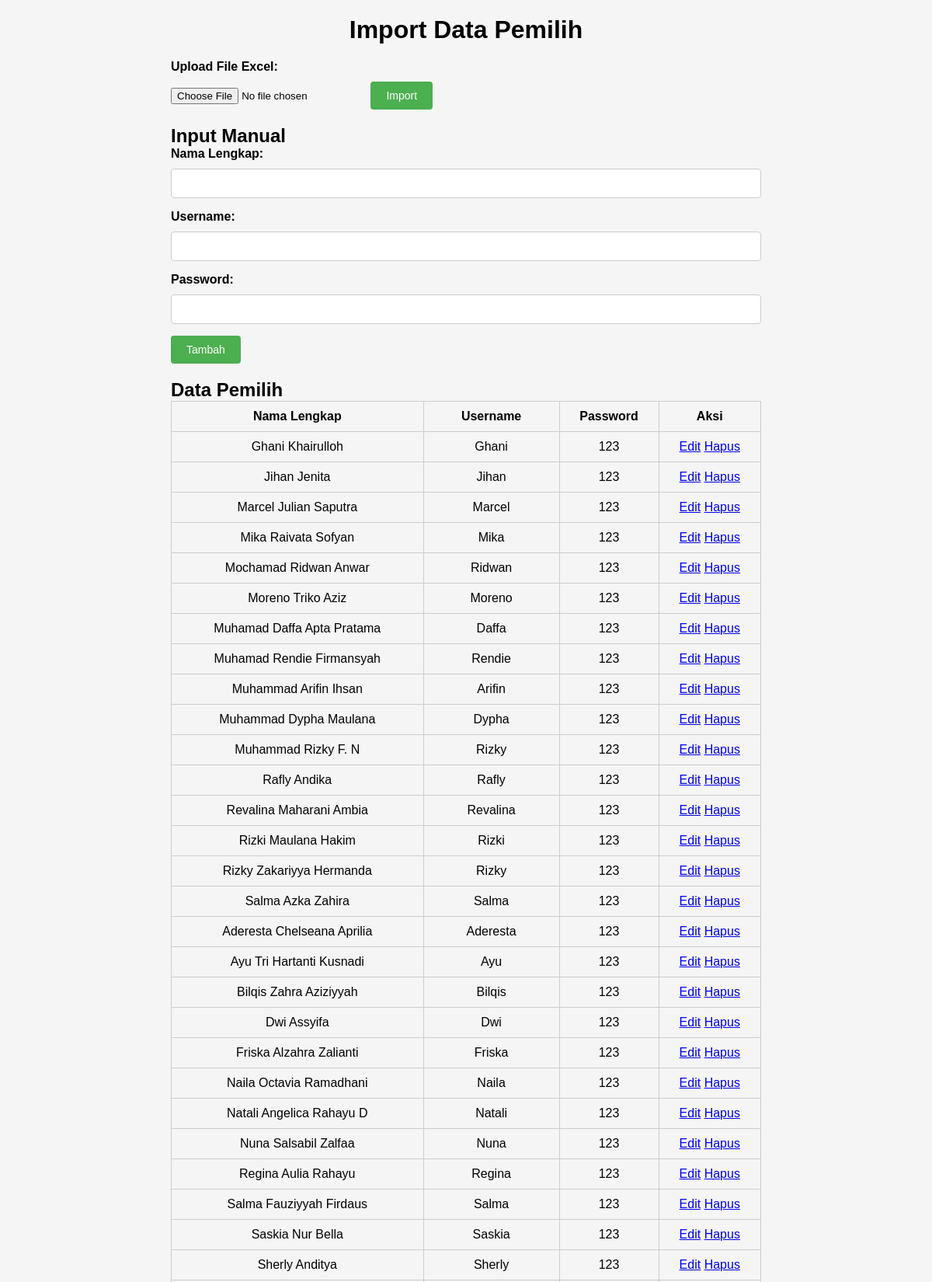
Page /public_html/osis/import_voters.php (upper part) on the committed database.
### tables this page shows
CREATE TABLE `users` (
  `id` int(11) NOT NULL,
  `full_name` varchar(255) NOT NULL,
  `username` varchar(50) NOT NULL,
  `password` varchar(255) NOT NULL,
  `role` enum('admin','user') NOT NULL
);

### public_html/osis/import_voters.php (the view, shortened to what this page needs)
<?php
include 'config.php';
function getDataPemilih()
{
    global $conn;
    $query = mysqli_query($conn, "SELECT * FROM users WHERE role='user'");
    $data = mysqli_fetch_all($query, MYSQLI_ASSOC);
    return $data;
}
function showDataPemilih($data)
{
    echo '<h2>Data Pemilih</h2>';
    echo '<table>';
    echo '<thead>
            <tr>
                <th>Nama Lengkap</th>
                <th>Username</th>
                <th>Password</th>
                <th>Aksi</th>
            </tr>
        </thead>';
    echo '<tbody>';
    foreach ($data as $pemilih) {
        echo '<tr>';
        echo '<td>' . $pemilih['full_name'] . '</td>';
        echo '<td>' . $pemilih['username'] . '</td>';
        echo '<td>' . $pemilih['password'] . '</td>';
        echo '<td>
                <a href="edit_voter.php?id=' . $pemilih['id'] . '">Edit</a>
                <a href="delete_voter.php?id=' . $pemilih['id'] . '">Hapus</a>
            </td>';
        echo '</tr>';
    }
    echo '</tbody>';
    echo '</table>';
}
?>
<!DOCTYPE html>
<html>
<head>
    <link rel="stylesheet" type="text/css" href="style.css">
</head>
<body>
    <div class="container">
        <h1>Import Data Pemilih</h1>
        <form action="import_voter.php" method="POST" enctype="multipart/form-data">
            <label for="file">Upload File Excel:</label>
            <input type="file" name="file" id="file" required>
            <button type="submit">Import</button>
        </form>
        <h2>Input Manual</h2>
        <form action="process_input_manual.php" method="POST">
            <label for="fullname">Nama Lengkap:</label>
            <input type="text" name="fullname" id="fullname" required>
            <label for="username">Username:</label>
            <input type="text" name="username" id="username" required>
            <label for="password">Password:</label>
            <input type="password" name="password" id="password" required>
            <button type="submit">Tambah</button>
        </form>
        <?php
        $dataPemilih = getDataPemilih();
        showDataPemilih($dataPemilih);
        ?>
    </div>
</body>
</html>

### public_html/osis/style.css (style rules this page uses)
* { margin: 0; padding: 0; box-sizing: border-box; }
body { font-family: Arial, sans-serif; background-color: #f5f5f5; }
.container { max-width: 800px; margin: 0 auto; padding: 20px; }
h1 { margin-bottom: 20px; text-align: center; }
form { margin-bottom: 20px; }
label { display: block; margin-bottom: 10px; font-weight: bold; }
input[type="text"], input[type="password"], textarea { width: 100%; padding: 10px; margin-bottom: 15px; border: 1px solid #ccc; border-radius: 4px; font-size: 14px; }
button { padding: 10px 20px; background-color: #4CAF50; color: #fff; border: none; border-radius: 4px; font-size: 14px; cursor: pointer; transition: background-color 0.3s; }
table { width: 100%; border-collapse: collapse; margin-bottom: 20px; }
table th, table td { padding: 10px; border: 1px solid #ccc; text-align: center; }

### rows in the picture
users: full_name "Ghani Khairulloh", username "Ghani", password "123"
users: full_name "Jihan Jenita", username "Jihan", password "123"
users: full_name "Marcel Julian Saputra", username "Marcel", password "123"
users: full_name "Mika Raivata Sofyan", username "Mika", password "123"
users: full_name "Mochamad Ridwan Anwar", username "Ridwan", password "123"
users: full_name "Moreno Triko Aziz", username "Moreno", password "123"
users: full_name "Muhamad Daffa Apta Pratama", username "Daffa", password "123"
users: full_name "Muhamad Rendie Firmansyah", username "Rendie", password "123"
users: full_name "Muhammad Arifin Ihsan", username "Arifin", password "123"
users: full_name "Muhammad Dypha Maulana", username "Dypha", password "123"
users: full_name "Muhammad Rizky F. N", username "Rizky", password "123"
users: full_name "Rafly Andika", username "Rafly", password "123"
users: full_name "Revalina Maharani Ambia", username "Revalina", password "123"
users: full_name "Rizki Maulana Hakim", username "Rizki", password "123"
users: full_name "Rizky Zakariyya Hermanda", username "Rizky", password "123"
users: full_name "Salma Azka Zahira", username "Salma", password "123"
users: full_name "Aderesta Chelseana Aprilia", username "Aderesta", password "123"
users: full_name "Ayu Tri Hartanti Kusnadi", username "Ayu", password "123"
users: full_name "Bilqis Zahra Aziziyyah", username "Bilqis", password "123"
users: full_name "Dwi Assyifa", username "Dwi", password "123"
users: full_name "Friska Alzahra Zalianti", username "Friska", password "123"
users: full_name "Naila Octavia Ramadhani", username "Naila", password "123"
users: full_name "Natali Angelica Rahayu D", username "Natali", password "123"
users: full_name "Nuna Salsabil Zalfaa", username "Nuna", password "123"
users: full_name "Regina Aulia Rahayu", username "Regina", password "123"
users: full_name "Salma Fauziyyah Firdaus", username "Salma", password "123"
users: full_name "Saskia Nur Bella", username "Saskia", password "123"
users: full_name "Sherly Anditya", username "Sherly", password "123"
